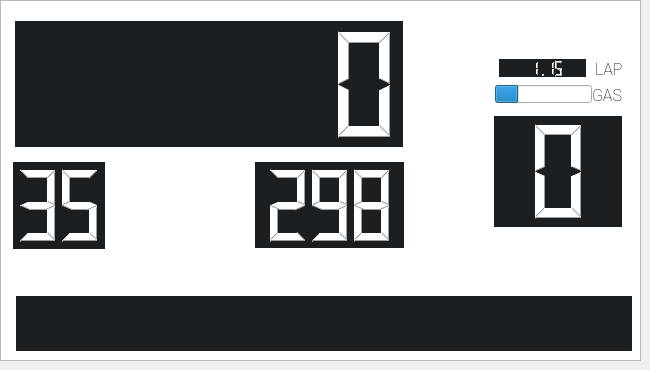
    <widget class="QWidget" name="Dynamic1">
     <attribute name="title">
      <string>Dynamic 1</string>
     </attribute>
     <widget class="QLCDNumber" name="Speed">
      <property name="geometry">
       <rect>
        <x>13</x>
        <y>162</y>
        <width>92</width>
        <height>87</height>
       </rect>
      </property>
      <property name="styleSheet">
       <string notr="true">color: rgb(255, 255, 255);
background-color: rgb(27,31,34);</string>
      </property>
      <property name="frameShape">
       <enum>QFrame::NoFrame</enum>
      </property>
      <property name="frameShadow">
       <enum>QFrame::Plain</enum>
      </property>
      <property name="lineWidth">
       <number>0</number>
      </property>
      <property name="midLineWidth">
       <number>0</number>
      </property>
      <property name="numDigits">
       <number>2</number>
      </property>
      <property name="value" stdset="0">
       <double>35.000000000000000</double>
      </property>
     </widget>
     <widget class="QLCDNumber" name="enginetemp">
      <property name="geometry">
       <rect>
        <x>255</x>
        <y>162</y>
        <width>149</width>
        <height>86</height>
       </rect>
      </property>
      <property name="styleSheet">
       <string notr="true">color: rgb(255, 255, 255);
background-color: rgb(27,31,34);</string>
      </property>
      <property name="frameShape">
       <enum>QFrame::NoFrame</enum>
      </property>
      <property name="frameShadow">
       <enum>QFrame::Plain</enum>
      </property>
      <property name="lineWidth">
       <number>0</number>
      </property>
      <property name="midLineWidth">
       <number>0</number>
      </property>
      <property name="numDigits">
       <number>3</number>
      </property>
      <property name="value" stdset="0">
       <double>298.000000000000000</double>
      </property>
     </widget>
     <widget class="QLCDNumber" name="gearnumber">
      <property name="geometry">
       <rect>
        <x>494</x>
        <y>116</y>
        <width>128</width>
        <height>111</height>
       </rect>
      </property>
      <property name="autoFillBackground">
       <bool>false</bool>
      </property>
      <property name="styleSheet">
       <string notr="true">color: rgb(255, 255, 255);
background-color: rgb(27,31,34);</string>
      </property>
      <property name="frameShape">
       <enum>QFrame::NoFrame</enum>
      </property>
      <property name="frameShadow">
       <enum>QFrame::Plain</enum>
      </property>
      <property name="lineWidth">
       <number>0</number>
      </property>
      <property name="midLineWidth">
       <number>0</number>
      </property>
      <property name="numDigits">
       <number>1</number>
      </property>
      <property name="value" stdset="0">
       <double>0.000000000000000</double>
      </property>
     </widget>
     <widget class="QLCDNumber" name="LapTime">
      <property name="geometry">
       <rect>
        <x>499</x>
        <y>59</y>
        <width>87</width>
        <height>18</height>
       </rect>
      </property>
      <property name="styleSheet">
       <string notr="true">color: rgb(255, 255, 255);
background-color: rgb(27,31,34);</string>
      </property>
      <property name="frameShape">
       <enum>QFrame::NoFrame</enum>
      </property>
      <property name="lineWidth">
       <number>0</number>
      </property>
      <property name="midLineWidth">
       <number>0</number>
      </property>
      <property name="value" stdset="0">
       <double>1.150000000000000</double>
      </property>
     </widget>
     <widget class="QTextBrowser" name="MessageM">
      <property name="geometry">
       <rect>
        <x>16</x>
        <y>296</y>
        <width>616</width>
        <height>55</height>
       </rect>
      </property>
      <property name="styleSheet">
       <string notr="true">background-color: rgb(27,31,34);</string>
      </property>
      <property name="frameShape">
       <enum>QFrame::NoFrame</enum>
      </property>
      <property name="frameShadow">
       <enum>QFrame::Plain</enum>
      </property>
      <property name="lineWidth">
       <number>0</number>
      </property>
     </widget>
     <widget class="QLCDNumber" name="RPMnumber">
      <property name="geometry">
       <rect>
        <x>15</x>
        <y>21</y>
        <width>388</width>
        <height>126</height>
       </rect>
      </property>
      <property name="styleSheet">
       <string notr="true">color: rgb(255, 255, 255);
background-color: rgb(27,31,34);</string>
      </property>
      <property name="frameShape">
       <enum>QFrame::NoFrame</enum>
      </property>
      <property name="frameShadow">
       <enum>QFrame::Plain</enum>
      </property>
      <property name="lineWidth">
       <number>0</number>
      </property>
      <property name="midLineWidth">
       <number>0</number>
      </property>
      <property name="smallDecimalPoint">
       <bool>false</bool>
      </property>
      <property name="numDigits">
       <number>6</number>
      </property>
      <property name="digitCount">
       <number>6</number>
      </property>
      <property name="value" stdset="0">
       <double>0.000000000000000</double>
      </property>
      <property name="intValue" stdset="0">
       <number>0</number>
      </property>
     </widget>
     <widget class="QProgressBar" name="gas">
      <property name="geometry">
       <rect>
        <x>495</x>
        <y>85</y>
        <width>97</width>
        <height>18</height>
       </rect>
      </property>
      <property name="value">
       <number>24</number>
      </property>
      <property name="textVisible">
       <bool>false</bool>
      </property>
     </widget>
     <widget class="QLabel" name="label">
      <property name="geometry">
       <rect>
        <x>592</x>
        <y>87</y>
        <width>30</width>
        <height>16</height>
       </rect>
      </property>
      <property name="font">
       <font>
        <family>Roboto</family>
        <pointsize>12</pointsize>
        <weight>9</weight>
        <italic>false</italic>
        <bold>false</bold>
       </font>
      </property>
      <property name="styleSheet">
       <string notr="true">font: 75 12pt &quot;Roboto&quot;;</string>
      </property>
      <property name="text">
       <string>GAS</string>
      </property>
     </widget>
     <widget class="QLabel" name="label_2">
      <property name="geometry">
       <rect>
        <x>595</x>
        <y>60</y>
        <width>30</width>
        <height>18</height>
       </rect>
      </property>
      <property name="font">
       <font>
        <family>Roboto</family>
        <pointsize>12</pointsize>
        <weight>9</weight>
        <italic>false</italic>
        <bold>false</bold>
       </font>
      </property>
      <property name="styleSheet">
       <string notr="true">font: 75 12pt &quot;Roboto&quot;;</string>
      </property>
      <property name="text">
       <string>LAP</string>
      </property>
     </widget>
     <widget class="QGraphicsView" name="graphicsView">
      <property name="geometry">
       <rect>
        <x>0</x>
        <y>0</y>
        <width>641</width>
        <height>361</height>
       </rect>
      </property>
      <property name="styleSheet">
       <string notr="true">background-image: url(/home/pi/Downloads/emptydash(1).png);</string>
      </property>
     </widget>
     <zorder>graphicsView</zorder>
     <zorder>Speed</zorder>
     <zorder>enginetemp</zorder>
     <zorder>gearnumber</zorder>
     <zorder>LapTime</zorder>
     <zorder>MessageM</zorder>
     <zorder>RPMnumber</zorder>
     <zorder>gas</zorder>
     <zorder>label_2</zorder>
     <zorder>label</zorder>
    </widget>
